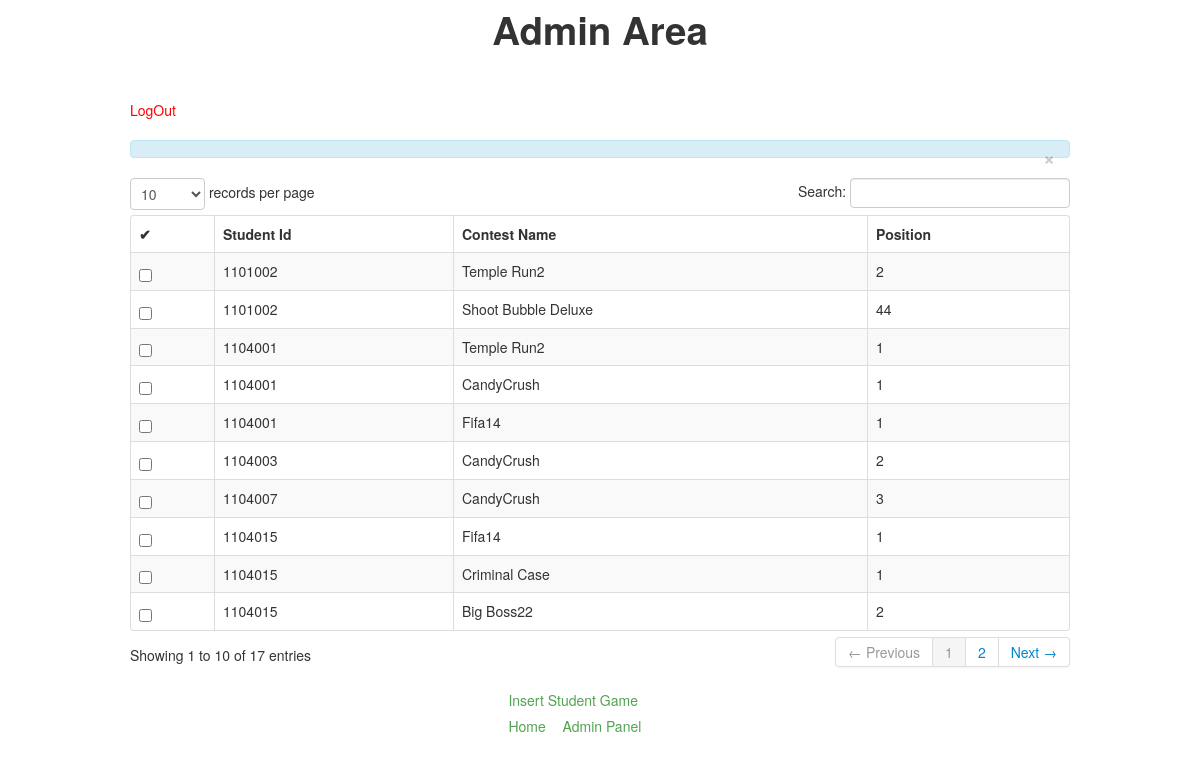
/StudentInfoIndex/student_game_info.php, run on the app's committed database.
### tables this page shows
CREATE TABLE IF NOT EXISTS `students_game` (
  `student_id` int(7) NOT NULL,
  `game_id` int(2) NOT NULL,
  `position` int(2) NOT NULL
);

CREATE TABLE IF NOT EXISTS `game_info` (
`game_id` int(2) NOT NULL,
  `game_name` varchar(50) NOT NULL
);

### StudentInfoIndex/student_game_info.php (the view, shortened to what this page needs)
<?php
include('header.php');
?>
<html>
<head>
    <h1 align="center">Admin Area</h1>
</head>
<body>
<div class="container">
<br>
<br>
<a href="admin_logout.php"><font color="red">LogOut</font></a>
<br><br>
<form name="frmUser" action="edit_student_game_info.php" method="post">
                        <table cellpadding="0" cellspacing="0" border="0" class="table table-striped table-bordered" id="example">
                            <div class="alert alert-info">
                                <button type="button" class="close" data-dismiss="alert">&times;</button>
                            </div>
                            <thead>
                                <tr>
                                    <th>&#10004;</th>
                                    <th>Student Id</th>
                                    <th>Contest Name</th>
                                    <th>Position</th>
                                </tr>
                            </thead>
                            <tbody>
                              	<?php
         $q="SELECT `student_id`,`game_name`,b.`game_id` AS `game_id`,`position` FROM `students_game` b,`game_info` a
          WHERE b.`game_id`=a.`game_id`";
							$query=mysqli_query($con_db,$q)or die(mysqli_error($con_db));
							while($row=mysqli_fetch_array($query)){
							$id=$row['student_id'];
							?>
										<tr>
										<td>
										<input name="selector[]" type="checkbox" value="<?php echo $id; ?>">
										</td>
                                         <td><?php echo $row['student_id'] ?></td>
                                         <td><?php echo $row['game_name'] ?></td>
                                         <td><?php echo $row['position'] ?></td>
                                </tr>
                         <?php  } ?>
                            </tbody>
                        </table>
</form>
</div>
<div id="header">
             <a href="insert_students_game.1.php">Insert Student Game</a></li>
        <ul>
            <li><a href="home.php">Home</a></li>
            <li><a href="admin_page.2.php">Admin Panel</a></li>
        </ul>
</body>
</html>

### StudentInfoIndex/student_game_info.php (style rules this page uses)
ul { float: left; width: 100%; padding: 0; margin: 0; list-style-type: none; }
#header a { float: left; text-decoration: none; color: #51A351; padding: 0.2em 0.6em; border-right: 1px solid bl; }
li { display: inline; }
#header { margin-left: 500px; }

### data on the page
students_game: student "1101002", game.game_name "Temple Run2", position "2"
students_game: student "1101002", game.game_name "Shoot Bubble Deluxe", position "44"
students_game: student "1104001", game.game_name "Temple Run2", position "1"
students_game: student "1104001", game.game_name "CandyCrush", position "1"
students_game: student "1104001", game.game_name "Fifa14", position "1"
students_game: student "1104003", game.game_name "CandyCrush", position "2"
students_game: student "1104007", game.game_name "CandyCrush", position "3"
students_game: student "1104015", game.game_name "Fifa14", position "1"
students_game: student "1104015", game.game_name "Criminal Case", position "1"
students_game: student "1104015", game.game_name "Big Boss22", position "2"
